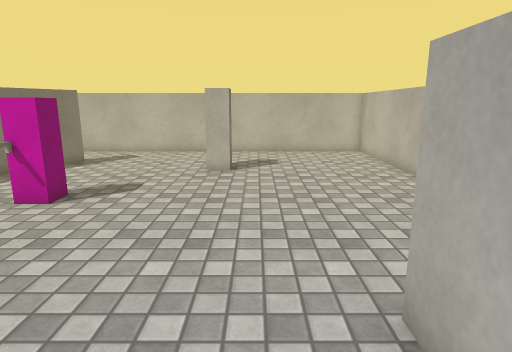
view 1 (above)

17 first-person views from a walk through a scene from a Unity 3-D project. The camera is 1.4 m above the floor, tilts 12° down and sees 75° across. The floor is counted in squares, 0.5 m on a side. Each view is taken from the middle of a square. On the plan, view 1 faces up. The plan holds only what a view shows up to about 20 squares ahead; the rest is blank. The place goes on beyond the plan. Surface patterns are stand-ins for the level's own textures.

view 2
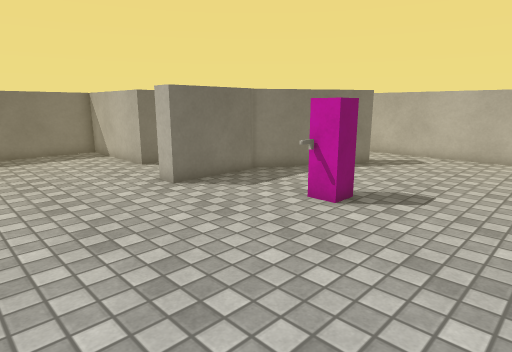

view 3
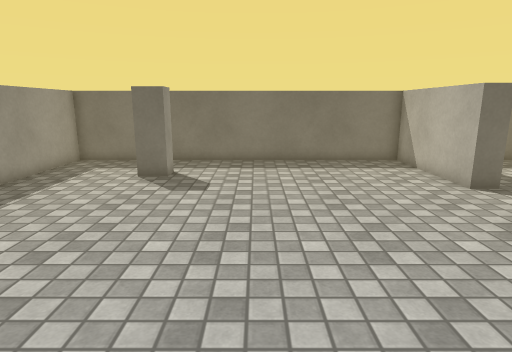

view 4
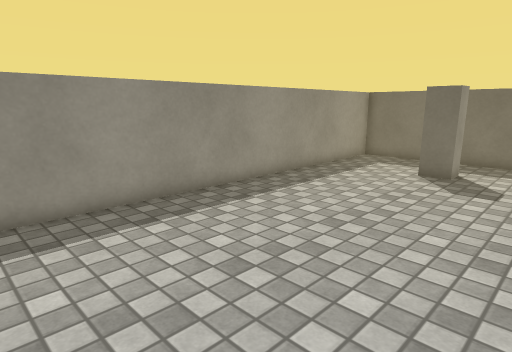

view 5
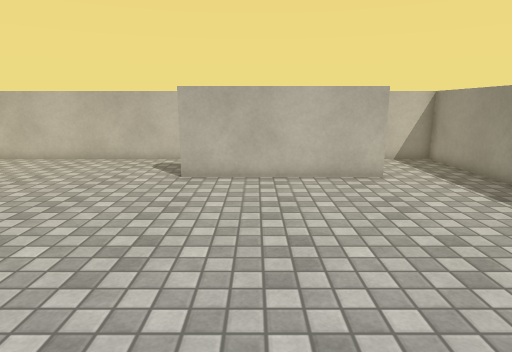

view 6
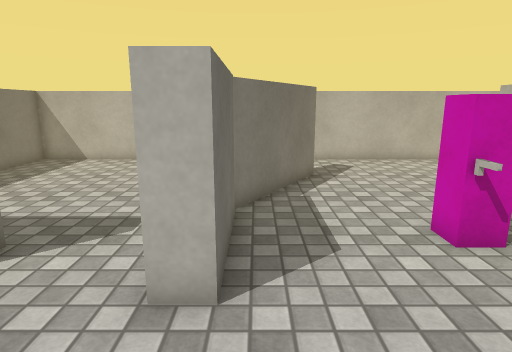

view 7
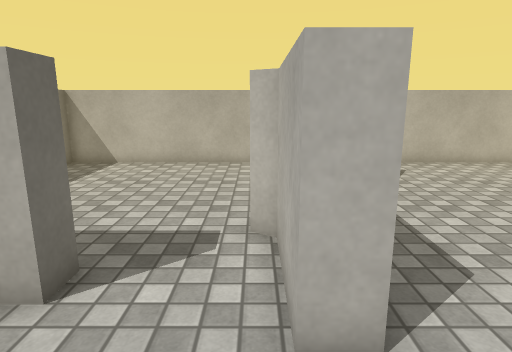

view 8
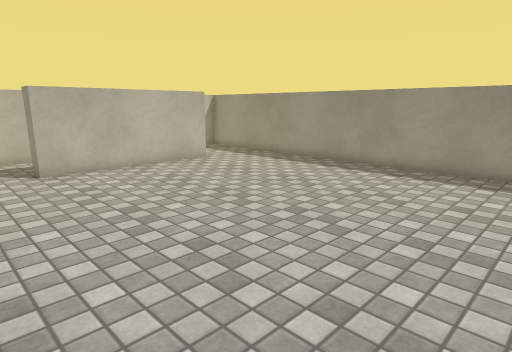

view 9
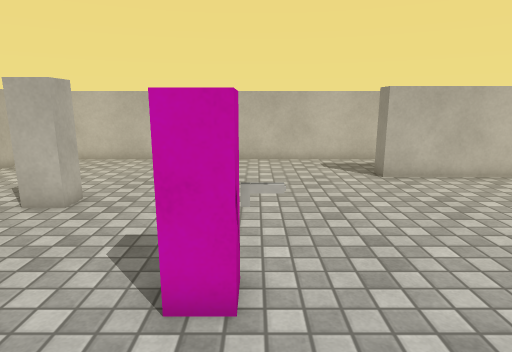

view 10
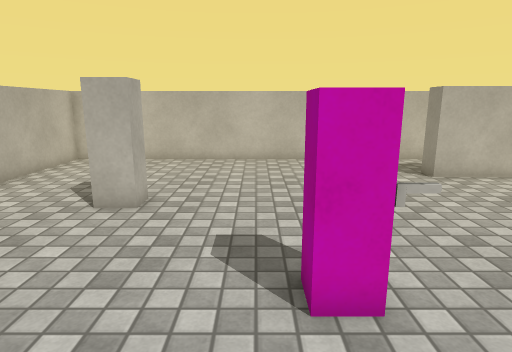

view 11
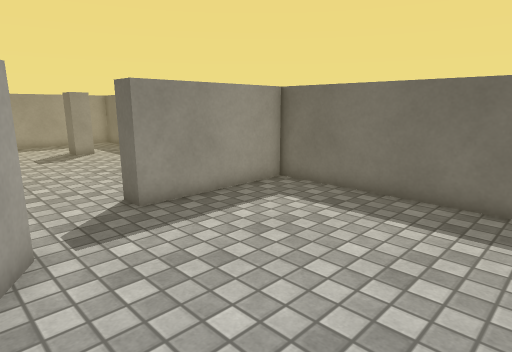

view 12
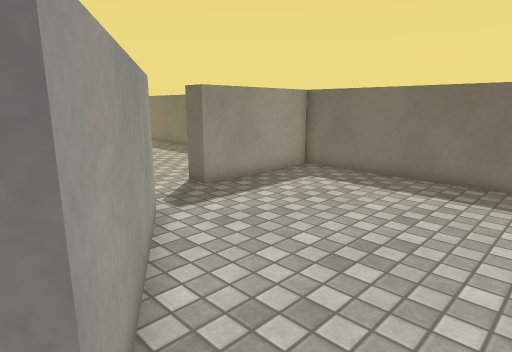

view 13
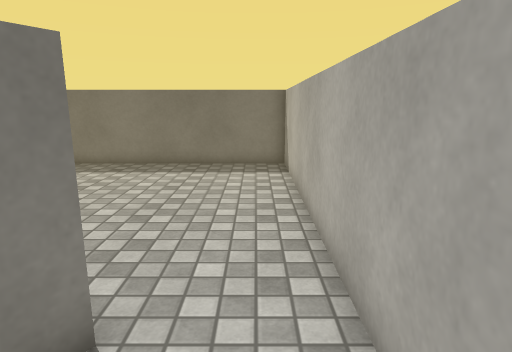

view 14
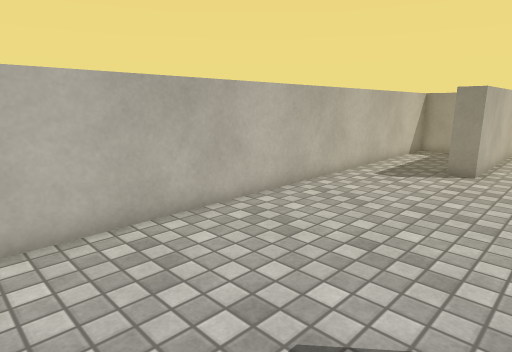

view 15
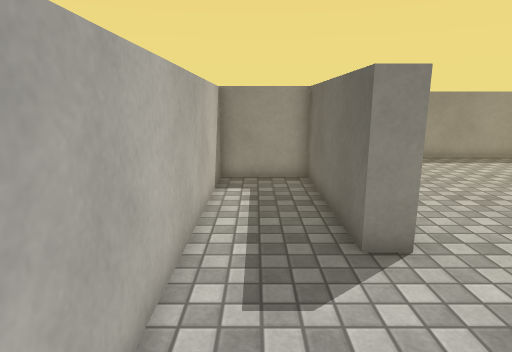

view 16
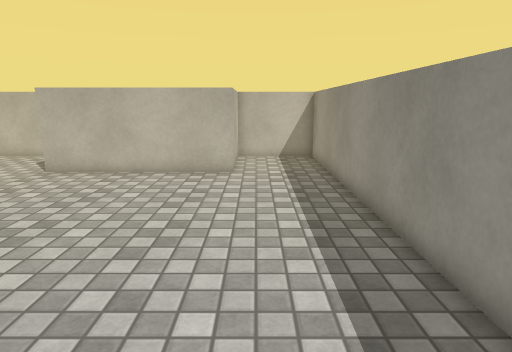

view 17
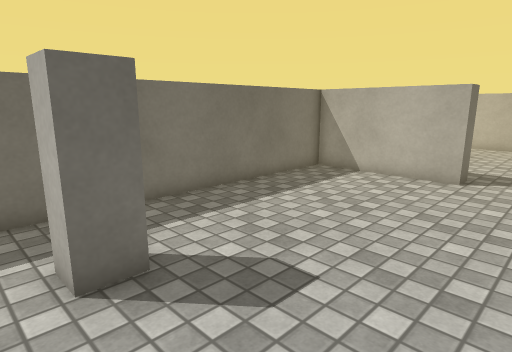

### Floor plan
Ten units are one square. View 1 is at (0, 0); x grows to the right and y downward. Boxes are objects, and circles mark ways between rooms. Rooms are numbered by the first view taken in them; rooms with no view inside come last. Other rooms are left out.
<svg viewBox="-226 -209 295 296">
<path fill="none" stroke="#000" d="M-115 -114 -115 -73 -125 -73 -125 -94M-160 -93 -160 -83 -221 -83 -221 82 64 82 64 40 19 40 19 -40 29 -40 29 30 64 30 64 -204 -106 -204M-11 -155 -11 -143 -21 -143 -21 -155M-95 -171 -86 -166 -117 -115M-191 25 -181 25 -181 37 -191 37M-125 -94 -125 -108 -131 -111 -95 -171M-106 -204 -221 -204 -221 -93 -160 -93"/>
<rect x="-75" y="-105" width="20" height="20" fill="#bbb"><title>other object</title></rect>
<circle cx="-145" cy="-85" r="3" fill="#2a7"/>
<circle cx="-95" cy="-185" r="3" fill="#2a7"/>
<text x="-70" y="-40">1</text>
<text x="-170" y="-150">2</text>
</svg>
Room 1 opens to room 2.

Where each view was taken, in squares from view 1:
view 1: 0 up, 0 right, facing up
view 2: 1 up, 1 left, facing up-left
view 3: 1 up, 5 left, facing left
view 4: 1 up, 4 left, facing down-left
view 5: 1 up, 11 left, facing right
view 6: 3 up, 11 left, facing up
view 7: 4 up, 13 left, facing up
view 8: 7 up, 13 left, facing down-right
view 9: 9 up, 11 left, facing right
view 10: 11 up, 11 left, facing right
view 11: 18 up, 12 left, facing down-left
view 12: 19 up, 9 left, facing down-left
view 13: 19 up, 6 left, facing left
view 14: 19 up, 1 left, facing down-right
view 15: 10 up, 5 right, facing down
view 16: 5 down, 12 left, facing right
view 17: 5 down, 13 left, facing up-left
